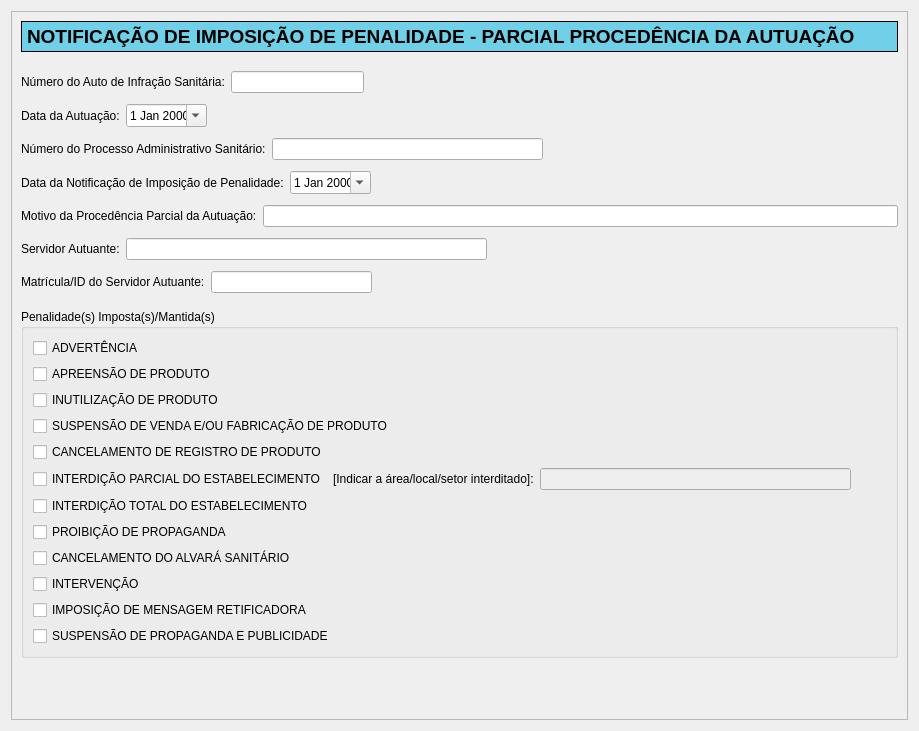
<?xml version="1.0" encoding="UTF-8"?>
<ui version="4.0">
 <class>NotifImposPenalidadeParcialProcedencia</class>
 <widget class="QWidget" name="NotifImposPenalidadeParcialProcedencia">
  <property name="geometry">
   <rect>
    <x>0</x>
    <y>0</y>
    <width>919</width>
    <height>731</height>
   </rect>
  </property>
  <property name="windowTitle">
   <string>Form</string>
  </property>
  <layout class="QVBoxLayout" name="verticalLayout">
   <item>
    <widget class="QScrollArea" name="scrollArea">
     <property name="widgetResizable">
      <bool>true</bool>
     </property>
     <widget class="QWidget" name="scrollAreaWidgetContents">
      <property name="geometry">
       <rect>
        <x>0</x>
        <y>0</y>
        <width>899</width>
        <height>711</height>
       </rect>
      </property>
      <layout class="QVBoxLayout" name="verticalLayout_3">
       <item>
        <widget class="QLabel" name="label">
         <property name="minimumSize">
          <size>
           <width>0</width>
           <height>31</height>
          </size>
         </property>
         <property name="styleSheet">
          <string notr="true">QLabel {
border: 1px solid black;
background-color: rgb(112,208,232);
font-weight: bold;
font-size: 14pt;
}</string>
         </property>
         <property name="text">
          <string>NOTIFICAÇÃO DE IMPOSIÇÃO DE PENALIDADE - PARCIAL PROCEDÊNCIA DA AUTUAÇÃO</string>
         </property>
        </widget>
       </item>
       <item>
        <spacer name="verticalSpacer">
         <property name="orientation">
          <enum>Qt::Vertical</enum>
         </property>
         <property name="sizeType">
          <enum>QSizePolicy::Fixed</enum>
         </property>
         <property name="sizeHint" stdset="0">
          <size>
           <width>20</width>
           <height>13</height>
          </size>
         </property>
        </spacer>
       </item>
       <item>
        <layout class="QHBoxLayout" name="horizontalLayout">
         <item>
          <widget class="QLabel" name="label_2">
           <property name="text">
            <string>Número do Auto de Infração Sanitária:</string>
           </property>
          </widget>
         </item>
         <item>
          <widget class="QLineEdit" name="numAutoLineEdit">
           <property name="minimumSize">
            <size>
             <width>133</width>
             <height>0</height>
            </size>
           </property>
           <property name="maximumSize">
            <size>
             <width>133</width>
             <height>16777215</height>
            </size>
           </property>
          </widget>
         </item>
         <item>
          <spacer name="horizontalSpacer_7">
           <property name="orientation">
            <enum>Qt::Horizontal</enum>
           </property>
           <property name="sizeHint" stdset="0">
            <size>
             <width>40</width>
             <height>20</height>
            </size>
           </property>
          </spacer>
         </item>
        </layout>
       </item>
       <item>
        <spacer name="verticalSpacer_2">
         <property name="orientation">
          <enum>Qt::Vertical</enum>
         </property>
         <property name="sizeType">
          <enum>QSizePolicy::Fixed</enum>
         </property>
         <property name="sizeHint" stdset="0">
          <size>
           <width>20</width>
           <height>5</height>
          </size>
         </property>
        </spacer>
       </item>
       <item>
        <layout class="QHBoxLayout" name="horizontalLayout_2">
         <item>
          <widget class="QLabel" name="label_3">
           <property name="text">
            <string>Data da Autuação:</string>
           </property>
          </widget>
         </item>
         <item>
          <widget class="QDateEdit" name="dataAutuacaoDateEdit">
           <property name="minimumSize">
            <size>
             <width>81</width>
             <height>0</height>
            </size>
           </property>
           <property name="maximumSize">
            <size>
             <width>81</width>
             <height>16777215</height>
            </size>
           </property>
           <property name="calendarPopup">
            <bool>true</bool>
           </property>
          </widget>
         </item>
         <item>
          <spacer name="horizontalSpacer_6">
           <property name="orientation">
            <enum>Qt::Horizontal</enum>
           </property>
           <property name="sizeHint" stdset="0">
            <size>
             <width>40</width>
             <height>20</height>
            </size>
           </property>
          </spacer>
         </item>
        </layout>
       </item>
       <item>
        <spacer name="verticalSpacer_3">
         <property name="orientation">
          <enum>Qt::Vertical</enum>
         </property>
         <property name="sizeType">
          <enum>QSizePolicy::Fixed</enum>
         </property>
         <property name="sizeHint" stdset="0">
          <size>
           <width>20</width>
           <height>5</height>
          </size>
         </property>
        </spacer>
       </item>
       <item>
        <layout class="QHBoxLayout" name="horizontalLayout_3">
         <item>
          <widget class="QLabel" name="label_4">
           <property name="text">
            <string>Número do Processo Administrativo Sanitário:</string>
           </property>
          </widget>
         </item>
         <item>
          <widget class="QLineEdit" name="numProcessoLineEdit">
           <property name="minimumSize">
            <size>
             <width>271</width>
             <height>0</height>
            </size>
           </property>
           <property name="maximumSize">
            <size>
             <width>271</width>
             <height>16777215</height>
            </size>
           </property>
          </widget>
         </item>
         <item>
          <spacer name="horizontalSpacer_5">
           <property name="orientation">
            <enum>Qt::Horizontal</enum>
           </property>
           <property name="sizeHint" stdset="0">
            <size>
             <width>40</width>
             <height>20</height>
            </size>
           </property>
          </spacer>
         </item>
        </layout>
       </item>
       <item>
        <spacer name="verticalSpacer_4">
         <property name="orientation">
          <enum>Qt::Vertical</enum>
         </property>
         <property name="sizeType">
          <enum>QSizePolicy::Fixed</enum>
         </property>
         <property name="sizeHint" stdset="0">
          <size>
           <width>20</width>
           <height>5</height>
          </size>
         </property>
        </spacer>
       </item>
       <item>
        <layout class="QHBoxLayout" name="horizontalLayout_4">
         <item>
          <widget class="QLabel" name="label_5">
           <property name="text">
            <string>Data da Notificação de Imposição de Penalidade:</string>
           </property>
          </widget>
         </item>
         <item>
          <widget class="QDateEdit" name="dataNotifDateEdit">
           <property name="minimumSize">
            <size>
             <width>81</width>
             <height>0</height>
            </size>
           </property>
           <property name="maximumSize">
            <size>
             <width>81</width>
             <height>16777215</height>
            </size>
           </property>
           <property name="calendarPopup">
            <bool>true</bool>
           </property>
          </widget>
         </item>
         <item>
          <spacer name="horizontalSpacer_4">
           <property name="orientation">
            <enum>Qt::Horizontal</enum>
           </property>
           <property name="sizeHint" stdset="0">
            <size>
             <width>40</width>
             <height>20</height>
            </size>
           </property>
          </spacer>
         </item>
        </layout>
       </item>
       <item>
        <spacer name="verticalSpacer_9">
         <property name="orientation">
          <enum>Qt::Vertical</enum>
         </property>
         <property name="sizeType">
          <enum>QSizePolicy::Fixed</enum>
         </property>
         <property name="sizeHint" stdset="0">
          <size>
           <width>20</width>
           <height>5</height>
          </size>
         </property>
        </spacer>
       </item>
       <item>
        <layout class="QHBoxLayout" name="horizontalLayout_5">
         <item>
          <widget class="QLabel" name="label_6">
           <property name="text">
            <string>Motivo da Procedência Parcial da Autuação:</string>
           </property>
          </widget>
         </item>
         <item>
          <widget class="QLineEdit" name="motivoParcialProcedenciaLineEdit"/>
         </item>
        </layout>
       </item>
       <item>
        <spacer name="verticalSpacer_6">
         <property name="orientation">
          <enum>Qt::Vertical</enum>
         </property>
         <property name="sizeType">
          <enum>QSizePolicy::Fixed</enum>
         </property>
         <property name="sizeHint" stdset="0">
          <size>
           <width>20</width>
           <height>5</height>
          </size>
         </property>
        </spacer>
       </item>
       <item>
        <layout class="QHBoxLayout" name="horizontalLayout_6">
         <item>
          <widget class="QLabel" name="label_7">
           <property name="text">
            <string>Servidor Autuante:</string>
           </property>
          </widget>
         </item>
         <item>
          <widget class="QLineEdit" name="nomeServidorLineEdit">
           <property name="minimumSize">
            <size>
             <width>361</width>
             <height>0</height>
            </size>
           </property>
           <property name="maximumSize">
            <size>
             <width>361</width>
             <height>16777215</height>
            </size>
           </property>
          </widget>
         </item>
         <item>
          <spacer name="horizontalSpacer_2">
           <property name="orientation">
            <enum>Qt::Horizontal</enum>
           </property>
           <property name="sizeHint" stdset="0">
            <size>
             <width>40</width>
             <height>20</height>
            </size>
           </property>
          </spacer>
         </item>
        </layout>
       </item>
       <item>
        <spacer name="verticalSpacer_7">
         <property name="orientation">
          <enum>Qt::Vertical</enum>
         </property>
         <property name="sizeType">
          <enum>QSizePolicy::Fixed</enum>
         </property>
         <property name="sizeHint" stdset="0">
          <size>
           <width>20</width>
           <height>5</height>
          </size>
         </property>
        </spacer>
       </item>
       <item>
        <layout class="QHBoxLayout" name="horizontalLayout_7">
         <item>
          <widget class="QLabel" name="label_8">
           <property name="text">
            <string>Matrícula/ID do Servidor Autuante:</string>
           </property>
          </widget>
         </item>
         <item>
          <widget class="QLineEdit" name="idServidorLineEdit">
           <property name="minimumSize">
            <size>
             <width>161</width>
             <height>0</height>
            </size>
           </property>
           <property name="maximumSize">
            <size>
             <width>161</width>
             <height>16777215</height>
            </size>
           </property>
          </widget>
         </item>
         <item>
          <spacer name="horizontalSpacer">
           <property name="orientation">
            <enum>Qt::Horizontal</enum>
           </property>
           <property name="sizeHint" stdset="0">
            <size>
             <width>40</width>
             <height>20</height>
            </size>
           </property>
          </spacer>
         </item>
        </layout>
       </item>
       <item>
        <spacer name="verticalSpacer_5">
         <property name="orientation">
          <enum>Qt::Vertical</enum>
         </property>
         <property name="sizeType">
          <enum>QSizePolicy::Fixed</enum>
         </property>
         <property name="sizeHint" stdset="0">
          <size>
           <width>20</width>
           <height>10</height>
          </size>
         </property>
        </spacer>
       </item>
       <item>
        <widget class="QGroupBox" name="groupBox">
         <property name="font">
          <font>
           <weight>50</weight>
           <bold>false</bold>
          </font>
         </property>
         <property name="title">
          <string>Penalidade(s) Imposta(s)/Mantida(s)</string>
         </property>
         <layout class="QVBoxLayout" name="verticalLayout_2">
          <item>
           <widget class="QCheckBox" name="checkBoxAdvertencia">
            <property name="text">
             <string>ADVERTÊNCIA</string>
            </property>
           </widget>
          </item>
          <item>
           <widget class="QCheckBox" name="checkBoxApreensaoProduto">
            <property name="text">
             <string>APREENSÃO DE PRODUTO</string>
            </property>
           </widget>
          </item>
          <item>
           <widget class="QCheckBox" name="checkBoxInutilizacaoProduto">
            <property name="text">
             <string>INUTILIZAÇÃO DE PRODUTO</string>
            </property>
           </widget>
          </item>
          <item>
           <widget class="QCheckBox" name="checkBoxSuspensaoVendaFabricacaoProduto">
            <property name="text">
             <string>SUSPENSÃO DE VENDA E/OU FABRICAÇÃO DE PRODUTO</string>
            </property>
           </widget>
          </item>
          <item>
           <widget class="QCheckBox" name="checkBox_5">
            <property name="text">
             <string>CANCELAMENTO DE REGISTRO DE PRODUTO</string>
            </property>
           </widget>
          </item>
          <item>
           <layout class="QHBoxLayout" name="horizontalLayout_8">
            <item>
             <widget class="QCheckBox" name="checkBoxInterdicaoParcialEstab">
              <property name="text">
               <string>INTERDIÇÃO PARCIAL DO ESTABELECIMENTO</string>
              </property>
             </widget>
            </item>
            <item>
             <widget class="QLabel" name="label_9">
              <property name="text">
               <string>[Indicar a área/local/setor interditado]:</string>
              </property>
             </widget>
            </item>
            <item>
             <widget class="QLineEdit" name="setorInterditadoParcialmenteLineEdit">
              <property name="enabled">
               <bool>false</bool>
              </property>
              <property name="minimumSize">
               <size>
                <width>311</width>
                <height>0</height>
               </size>
              </property>
              <property name="maximumSize">
               <size>
                <width>311</width>
                <height>16777215</height>
               </size>
              </property>
             </widget>
            </item>
            <item>
             <spacer name="horizontalSpacer_8">
              <property name="orientation">
               <enum>Qt::Horizontal</enum>
              </property>
              <property name="sizeHint" stdset="0">
               <size>
                <width>40</width>
                <height>20</height>
               </size>
              </property>
             </spacer>
            </item>
           </layout>
          </item>
          <item>
           <widget class="QCheckBox" name="checkBoxInterdicaoTotalEstab">
            <property name="text">
             <string>INTERDIÇÃO TOTAL DO ESTABELECIMENTO</string>
            </property>
           </widget>
          </item>
          <item>
           <widget class="QCheckBox" name="checkBoxProibicaoPropaganda">
            <property name="text">
             <string>PROIBIÇÃO DE PROPAGANDA</string>
            </property>
           </widget>
          </item>
          <item>
           <widget class="QCheckBox" name="checkBoxCancelamentoAlvara">
            <property name="text">
             <string>CANCELAMENTO DO ALVARÁ SANITÁRIO</string>
            </property>
           </widget>
          </item>
          <item>
           <widget class="QCheckBox" name="checkBoxIntervencao">
            <property name="text">
             <string>INTERVENÇÃO</string>
            </property>
           </widget>
          </item>
          <item>
           <widget class="QCheckBox" name="checkBoxImposicaoMensagemRetificadora">
            <property name="text">
             <string>IMPOSIÇÃO DE MENSAGEM RETIFICADORA</string>
            </property>
           </widget>
          </item>
          <item>
           <widget class="QCheckBox" name="checkBoxSuspensaoPropagandaPublicidade">
            <property name="text">
             <string>SUSPENSÃO DE PROPAGANDA E PUBLICIDADE</string>
            </property>
           </widget>
          </item>
         </layout>
        </widget>
       </item>
       <item>
        <spacer name="verticalSpacer_8">
         <property name="orientation">
          <enum>Qt::Vertical</enum>
         </property>
         <property name="sizeHint" stdset="0">
          <size>
           <width>20</width>
           <height>124</height>
          </size>
         </property>
        </spacer>
       </item>
      </layout>
     </widget>
    </widget>
   </item>
  </layout>
 </widget>
 <resources/>
 <connections/>
</ui>
